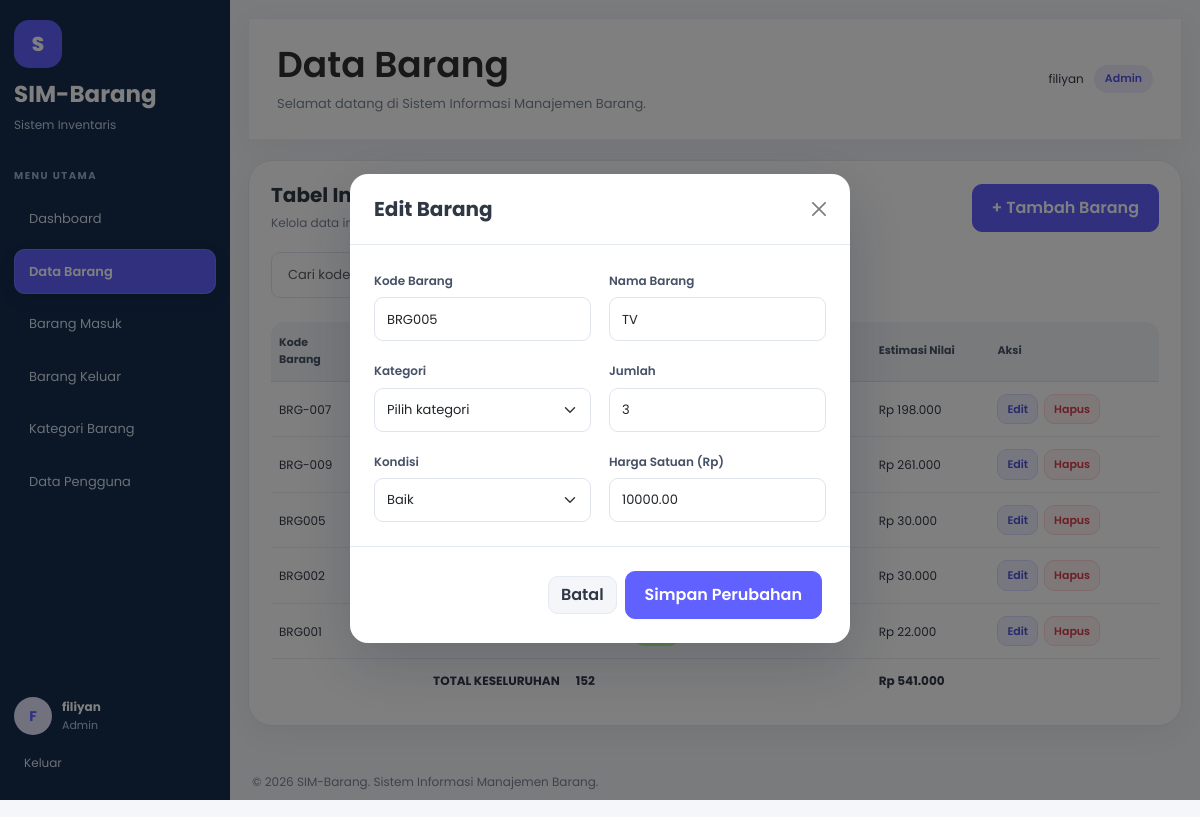
Page /index.php?page=barang&edit=3 (signed in) on the committed database.
### tables this page shows
CREATE TABLE `barang` (
  `id_barang` int NOT NULL,
  `kode_barang` varchar(20) NOT NULL,
  `nama_barang` varchar(255) NOT NULL,
  `id_kategori` int NOT NULL,
  `jumlah` int NOT NULL,
  `kondisi` enum('Baik','Rusak Ringan','Rusak Berat') NOT NULL,
  `harga_satuan` decimal(12,2) NOT NULL
);

### pages/barang.php (the view, shortened to what this page needs)
<?php
$role = $_SESSION['role'] ?? ($role ?? '');
$role = trim((string) $role);
$isAdmin = strtolower($role) === 'admin';
$dataBarang = $pdo->query(
    'SELECT b.id_barang, b.kode_barang, b.nama_barang,
            b.id_kategori, b.jumlah, b.kondisi, b.harga_satuan,
            k.nama_kategori
     FROM barang b
     LEFT JOIN kategori k ON b.id_kategori = k.id_kategori
     ORDER BY b.id_barang DESC'
)->fetchAll(PDO::FETCH_ASSOC);
$barangEdit = null;
if ($isAdmin && isset($_GET['edit'])) {
    $idEdit = filter_var($_GET['edit'], FILTER_VALIDATE_INT);
    if ($idEdit && $idEdit > 0) {
        $stmt = $pdo->prepare(
            'SELECT * FROM barang WHERE id_barang = ?'
        );
        $stmt->execute([$idEdit]);
        $barangEdit = $stmt->fetch(PDO::FETCH_ASSOC) ?: null;
    }
}
$totalJumlah = 0;
$totalAset = 0;
foreach ($dataBarang as $barang) {
    $jumlah = (int) $barang['jumlah'];
    $harga = (float) $barang['harga_satuan'];
    $totalJumlah += $jumlah;
    $totalAset += $jumlah * $harga;
}
?>
<section class="content-card">
    <div class="section-heading">
        <div>
            <h2>Tabel Inventaris Barang</h2>
            <p>Kelola data inventaris yang tersimpan di database.</p>
        </div>
        <?php if ($isAdmin): ?>
            <button
                class="btn btn-primary"
                type="button"
                data-bs-toggle="modal"
                data-bs-target="#modalBarang">
                + Tambah Barang
            </button>
        <?php endif; ?>
    </div>
    <div class="table-toolbar">
    </div>
    <div class="table-responsive">
        <table class="table align-middle" id="tabel-barang">
            <thead>
                <tr>
                    <th>Kode Barang</th>
                    <th>Nama Barang</th>
                    <th>Kategori</th>
                    <th>Jumlah</th>
                    <th>Kondisi</th>
                    <th>Harga Satuan</th>
                    <th>Estimasi Nilai</th>
                    <th>Aksi</th>
                </tr>
            </thead>
            <tbody>
                <?php if (!empty($dataBarang)): ?>
                    <?php foreach ($dataBarang as $barang): ?>
                        <tr>
                            <td>
                                <?= h($barang['kode_barang']) ?>
                            </td>
                            <td>
                            </td>
                            <td>
                            </td>
                            <td>
                            </td>
                            <td>
                                <span class="status-badge">
                                </span>
                            </td>
                            <td>
                            </td>
                            <td>
                                Rp <?= number_format(
                                        (float) $barang['jumlah']
                                            * (float) $barang['harga_satuan'],
                                        0,
                                        ',',
                                        '.'
                                    ) ?>
                            </td>
                            <td>
                                <div class="action-buttons">
                                    <a
                                        class="btn btn-sm btn-edit"
                                        href="index.php?page=barang&amp;edit=<?= (int) $barang['id_barang'] ?>">
                                        Edit
                                    </a>
                                    <form
                                        method="POST"
                                        action="index.php?page=barang"
                                        onsubmit="return confirm('Yakin ingin menghapus barang ini?');">
                                        <button
                                            type="submit"
                                            class="btn btn-sm btn-delete">
                                            Hapus
                                        </button>
                                    </form>
                                </div>
                            </td>
                        </tr>
                    <?php endforeach; ?>
                    <tr class="table-total">
                        <td colspan="3" class="text-end">
                            <strong>TOTAL KESELURUHAN</strong>
                        </td>
                        <td>
                            <strong>
                                <?= number_format($totalJumlah, 0, ',', '.') ?>
                            </strong>
                        </td>
                        <td colspan="2"></td>
                        <td>
                            <strong>
                                Rp <?= number_format($totalAset, 0, ',', '.') ?>
                            </strong>
                        </td>
                        <td></td>
                    </tr>
                <?php endif; ?>
            </tbody>
        </table>
    </div>
</section>
<?php if ($isAdmin): ?>
    <?php if ($barangEdit): ?>
        <div
            class="modal fade"
            id="modalEditBarang"
            tabindex="-1"
            aria-labelledby="judulModalEdit"
            aria-hidden="true">
            <div class="modal-dialog modal-dialog-centered">
                <div class="modal-content">
                    <form method="POST" action="index.php?page=barang">
                        <div class="modal-header">
                            <h5 class="modal-title" id="judulModalEdit">
                                Edit Barang
                            </h5>
                            <button
                                type="button"
                                class="btn-close"
                                data-bs-dismiss="modal"
                                aria-label="Tutup"></button>
                        </div>
                        <div class="modal-body form-grid">
                            <div>
                                <label class="form-label" for="edit_kode">
                                    Kode Barang
                                </label>
                                <input
                                    type="text"
                                    class="form-control"
                                    id="edit_kode"
                                    name="kode_barang"
                                    value="<?= h($barangEdit['kode_barang']) ?>"
                                    required>
                            </div>
                            <div>
                                <label class="form-label" for="edit_nama">
                                    Nama Barang
                                </label>
                                <input
                                    type="text"
                                    class="form-control"
                                    id="edit_nama"
                                    name="nama_barang"
                                    value="<?= h($barangEdit['nama_barang']) ?>"
                                    required>
                            </div>
                            <div>
                                <label class="form-label" for="edit_kategori">
                                    Kategori
                                </label>
                                <select
                                    class="form-select"
                                    id="edit_kategori"
                                    name="id_kategori"
                                    required>
                                    <option value="">Pilih kategori</option>
                                </select>
                            </div>
                            <div>
                                <label class="form-label" for="edit_jumlah">
                                    Jumlah
                                </label>
                                <input
                                    type="number"
                                    class="form-control"
                                    id="edit_jumlah"
                                    name="jumlah"
                                    min="1"
                                    step="1"
                                    value="<?= (int) $barangEdit['jumlah'] ?>"
                                    required>
                            </div>
                            <div>
                                <label class="form-label" for="edit_kondisi">
                                    Kondisi
                                </label>
                                <select
                                    class="form-select"
                                    id="edit_kondisi"
                                    name="kondisi"
                                    required>
                                    <?php
                                    $pilihanKondisi = [
                                        'Baik',
                                        'Rusak Ringan',
                                        'Rusak Berat'
                                    ];
                                    ?>
                                    <?php foreach ($pilihanKondisi as $pilihan): ?>
                                        <option
                                            value="<?= h($pilihan) ?>"
                                            <?= $barangEdit['kondisi'] === $pilihan ? 'selected' : '' ?>>
                                            <?= h($pilihan) ?>
                                        </option>
                                    <?php endforeach; ?>
                                </select>
                            </div>
                            <div>
                                <label class="form-label" for="edit_harga">
                                    Harga Satuan (Rp)
                                </label>
                                <input
                                    type="number"
                                    class="form-control"
                                    id="edit_harga"
                                    name="harga_satuan"
                                    min="0"
                                    step="0.01"
                                    value="<?= h($barangEdit['harga_satuan']) ?>"
                                    required>
                            </div>
                        </div>
                        <div class="modal-footer">
                            <a
                                href="index.php?page=barang"
                                class="btn btn-light">
                                Batal
                            </a>
                            <button type="submit" class="btn btn-primary">
                                Simpan Perubahan
                            </button>
                        </div>
                    </form>
                </div>
            </div>
        </div>
    <?php endif; ?>
<?php endif; ?>

### rows in the picture
barang: kode_barang "BRG-007", jumlah+harga_satuan "198.000"
barang: kode_barang "BRG-009", jumlah+harga_satuan "261.000"
barang: kode_barang "BRG005", jumlah+harga_satuan "30.000", nama_barang "TV", jumlah "3", harga_satuan "10000.00"
barang: kode_barang "BRG002", jumlah+harga_satuan "30.000"
barang: kode_barang "BRG001", jumlah+harga_satuan "22.000"

### other values in the picture
$label "Dashboard"
$label "Data Barang"
$label "Barang Masuk"
$label "Barang Keluar"
$label "Kategori Barang"
$label "Data Pengguna"
substr($namaPengguna, 0, 1) "F"
$namaPengguna "filiyan"
$role "Admin"
$judul "Data Barang"
$totalJumlah "152"
$totalAset "541.000"
form field kondisi "Baik"
